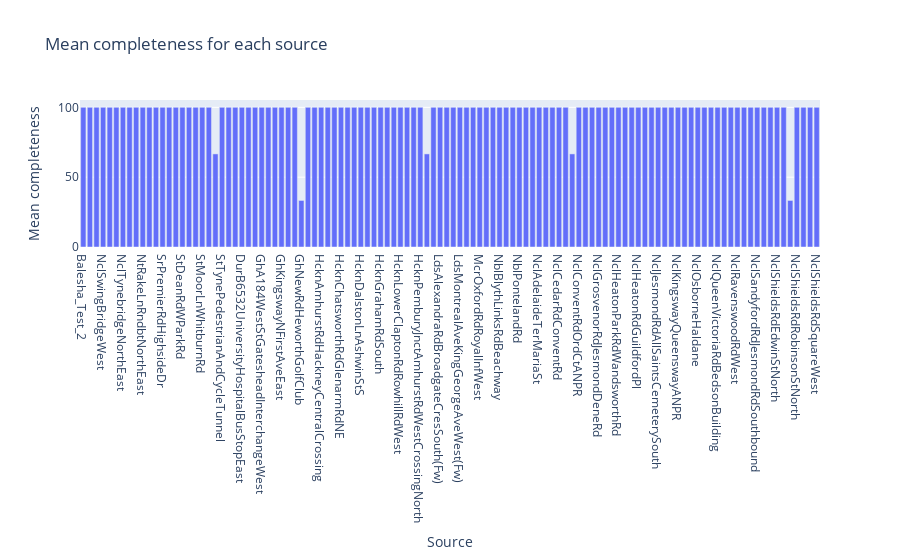

The notebook cell saved with this chart:
### Code cell
x = df_completeness["source"].unique()
mean_completeness = df_completeness.groupby("source")["value"].min()
y = mean_completeness

px.bar(
    x=x,
    y=y,
    title="Mean completeness for each source",
    labels={"x": "Source", "y": "Mean completeness"},
)

### Figure 1 — Plotly figure (JSON) as saved in the notebook; plotly's stock layout.template omitted (floating-point values rounded to 4 significant figures)
{"data": [{"alignmentgroup": "True", "hovertemplate": "Source=%{x}<br>Mean completeness=%{y}<extra></extra>", "legendgroup": "", "marker": {"color": "#636efa", "pattern": {"shape": ""}}, "name": "", "offsetgroup": "", "orientation": "v", "showlegend": false, "textposition": "auto", "type": "bar", "x": ["Balesha_Test_2", "NclSideStCrownPosadaNorth", "NclSideStCrownPosadaSouth", "NclSwingBridgeWest", "NclTenthAveSecondAve", "NclTownMoorCrossroads", "NclTynebridgeNorthEast", "NtBeachRdPrestonNRdSouthWest", "NtRakeLnPrestonNRdNorthWest", "NtRakeLnRndbtNorthEast", "SrChesterRdTechnologyParkUnit3", "SrNewcastleRdSunderlandRd", "SrPremierRdHighsideDr", "SrSeaLnCoastalPath", "StCoastRdNewCrownSE", "StDeanRdWParkRd", "StEastBoldonStationApproachBridleway", "StEldonStPalaceCl", "StMoorLnWhitburnRd", "StQuarryLnLarchAve", "StStanhopeRdA19", "StTynePedestrianAndCycleTunnel", "test_bench_belisha", "DurA167overB6532", "DurB6532UniversityHospitalBusStopEast", "DurBurnhopeWayEastDurhamCollege", "EdiSandportPlCoalhill", "GhA184WestStGatesheadInterchangeWest", "GhA184WestStNelsonSt", "GhCrossLnStMichaelsWayPath", "GhKingswayNFirstAveEast", "GhKingswayNFirstAveWest", "GhMilleniumBridge", "GhNewRdHeworthGolfClub", "GhRiversideWayRiverDerwentSouthEast", "GhWellingtonRdCrossLnPath", "HcknAmhurstRdHackneyCentralCrossing", "HcknAmhurstRdInstitutePlSouth", "HcknAmhurstRdMarconPlNorth", "HcknChatsworthRdGlenarmRdNE", "HcknClaptonRdMareStNorth", "HcknClaptonRdMareStSouth", "HcknDalstonLnAshwinStS", "HcknDalstonLnRoseberryPlN", "HcknGrahamRdMarvinStNorth", "HcknGrahamRdSouth", "HcknGreenwoodRoadBridgeSouthWest", "HcknLowerClaptonRdAtherdenRdEast", "HcknLowerClaptonRdRowhillRdWest", "HcknMorningLnNurseryRdSouth", "HcknNavarinoRoadBridgeNorthEast", "HcknPemburyJnctAmhurstRdWestCrossingNorth", "HcknPemburyRdPemburyPlEast", "LdsAlexandraRdBroadgateCresSouth(Cw)", "LdsAlexandraRdBroadgateCresSouth(Fw)", "LdsBroadgateLane(Fw)", "LdsMontrealAveKingGeorgeAveWest(Cw)", "LdsMontrealAveKingGeorgeAveWest(Fw)", "LdsWoodlandLnNorfolkTerNorth(Cw)", "LdsWoodlandLnNorfolkTerNorth(Fw)", "McrOxfordRdRoyalInfWest", "NblAshingtonNSeatonRdLaburnumTer", "NblAshingtonNorthSeatonRdBywellRd", "NblBlythLinksRdBeachway", "NblHexhamBridgeSouthEast", "NblMorpethShieldsRdHighPark", "NblPontelandRd", "NclAdelaideTerBeechSt", "NclAdelaideTerGeraldSt", "NclAdelaideTerMariaSt", "NclArmstrongBrgJesmondParkW", "NclCastleFarm", "NclCedarRdConventRd", "NclCoastRdRedHallDr", "NclCoastRdRedHallDrNorthCrossing", "NclConventRdOrdCtANPR", "NclCypressAveGreenway", "NclForsythRdBrentwoodAve", "NclGrosvenorRdJesmondDeneRd", "NclGrosvenorRdOsborneRd", "NclHeatonParkRdHeatonGrove", "NclHeatonParkRdWandsworthRd", "NclHeatonParkViewHeatonParkRd", "LdsBroadgateLane(Cw)", "NclHeatonRdGuildfordPl", "NclJesmondDeneRdBentonBank", "NclJesmondRdAllSaintsCemeteryNorth", "NclJesmondRdAllSaintsCemeterySouth", "NclJohnDobsonStNorthumberlandRdNorth", "NclJohnDobsonStRidleyPl", "NclKingswayQueenswayANPR", "NclMowbrayStStratfordRdANPR", "NclNorhamRdCoquetAveANPR", "NclOsborneHaldane", "NclOuseburnRdANPR", "NclPilgrimStMarketLn", "NclQueenVictoriaRdBedsonBuilding", "NclQueenVictoriaRdPercyBuilding", "NclRavenswoodRdStanmoreRd", "NclRavenswoodRdWest", "NclRedHallDrMartelloGardensZebra", "NclSandyfordRdJesmondRdNorthbound", "NclSandyfordRdJesmondRdSouthbound", "NclShieldsRdCliffordStNorth", "NclShieldsRdCliffordStSouth", "NclShieldsRdEdwinStNorth", "NclShieldsRdMatthewStSouth", "NclShieldsRdRabySt", "NclShieldsRdRobinsonStNorth", "NclShieldsRdRobinsonStSouth", "NclShieldsRdSquareEast", "NclShieldsRdSquareWest"], "xaxis": "x", "y": [100, 100, 100, 100, 100, 100, 100, 100, 100, 100, 100, 100, 100, 100, 100, 100, 100, 100, 100, 100, 66.67, 100, 100, 100, 100, 100, 100, 100, 100, 100, 100, 100, 100, 33.33, 100, 100, 100, 100, 100, 100, 100, 100, 100, 100, 100, 100, 100, 100, 100, 100, 100, 100, 66.67, 100, 100, 100, 100, 100, 100, 100, 100, 100, 100, 100, 100, 100, 100, 100, 100, 100, 100, 100, 100, 100, 66.67, 100, 100, 100, 100, 100, 100, 100, 100, 100, 100, 100, 100, 100, 100, 100, 100, 100, 100, 100, 100, 100, 100, 100, 100, 100, 100, 100, 100, 100, 100, 100, 100, 33.33, 100, 100, 100, 100], "yaxis": "y"}], "layout": {"barmode": "relative", "legend": {"tracegroupgap": 0}, "title": {"text": "Mean completeness for each source"}, "xaxis": {"anchor": "y", "domain": [0, 1], "title": {"text": "Source"}}, "yaxis": {"anchor": "x", "domain": [0, 1], "title": {"text": "Mean completeness"}}}}
